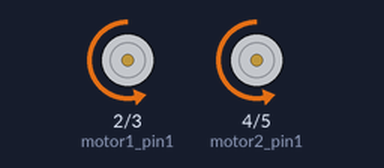
Bench run of a sketch on a simulated Arduino Uno, built with avr-gcc and run on an emulated ATmega328P. Parts: motor-driver pin pairs drawn as motors (green arrow = first pin HIGH = forward, orange = second pin HIGH = backward, longer = more drive, scaled by the enable pin).

Above: at 0.7 s.
At 5.2 s:
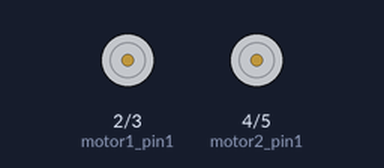
Timing chart, 0 to 6.9 s (numbered marks = the images above):
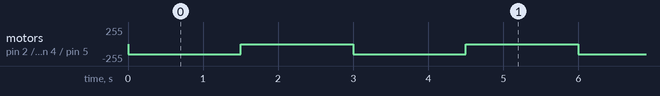

Measured:
- by itself, motor on pin 2 (motor1_pin1) / pin 3 (motor1_pin2), motor on pin 4 (motor2_pin1) / pin 5 (motor2_pin2): alternates backward 150/255 for 1.5 s and stopped for 1.5 s

The sketch:

first_driver.ino
```cpp
/*
 * PIN2 -> motor 1: spin direction
 * PIN3 -> motor 1: spin direction
 * PIN4 -> motor 2: spin direction
 * PIN5 -> motor 2: spin direction
 *
 * PIN9 -> motor 1: speed
 * PIN10-> motor 2: speed
 */
int motor1_pin1 = 2;
int motor1_pin2 = 3;

int motor2_pin1 = 4;
int motor2_pin2 = 5;

int motor1_speed = 9;
int motor2_speed = 10;

void setup() {
  pinMode(motor1_pin1, OUTPUT);
  pinMode(motor1_pin2, OUTPUT);
  pinMode(motor1_speed, OUTPUT);

  pinMode(motor2_pin1, OUTPUT);
  pinMode(motor2_pin2, OUTPUT);
  pinMode(motor2_speed, OUTPUT);
}

void motorForward(int pin1, int pin2) {
  digitalWrite(pin1, LOW);
  digitalWrite(pin2, HIGH);
}

void motorBackward(int pin1, int pin2) {
  digitalWrite(pin1, HIGH);
  digitalWrite(pin2, LOW);
}

void loop() {
  analogWrite(motor1_speed, 150); // Full speed
  analogWrite(motor2_speed, 150); // Full speed
  motorForward(motor1_pin1, motor1_pin2);
  motorForward(motor2_pin1, motor2_pin2);

  delay(1500);

  digitalWrite(motor1_pin2, LOW);
  digitalWrite(motor2_pin2, LOW);

  delay(1500);
}
```
